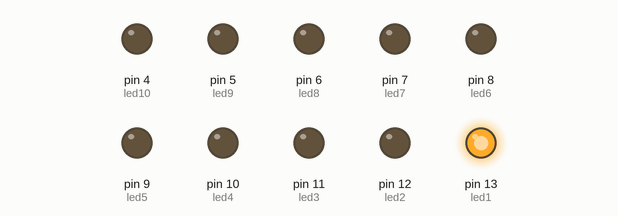
This sketch was run on a simulated Arduino Uno, built with avr-gcc and run on an emulated ATmega328P. On the bench: output pins drawn as LEDs (lit = HIGH).

Above: at 0.05 s.
At 0.65 s:
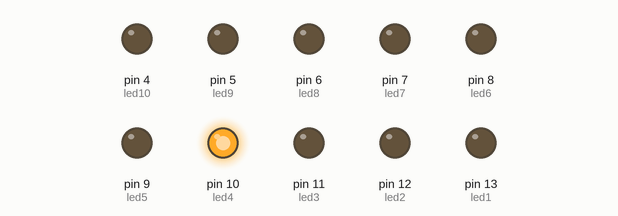
At 1.25 s:
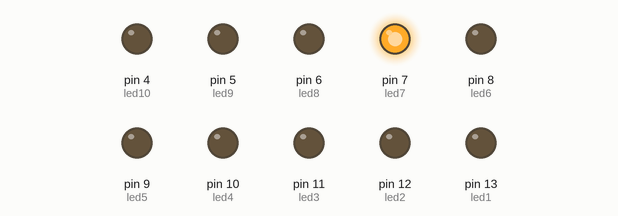
At 2.55 s:
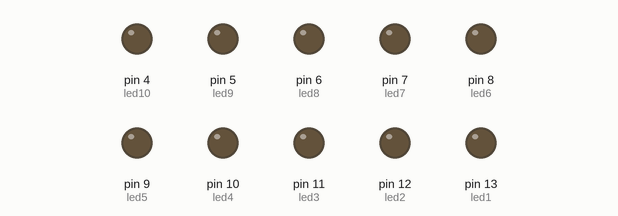
At 3.65 s:
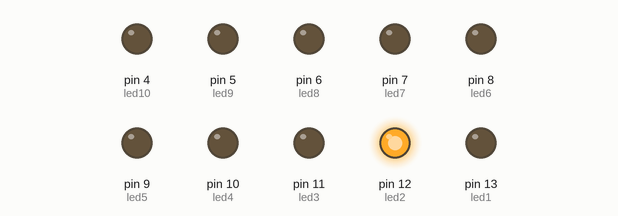
At 5.05 s:
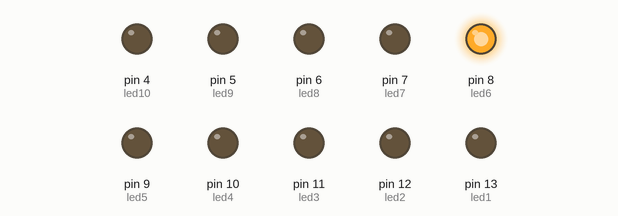
Timing chart, 0 to 5.3 s (numbered marks = the images above):
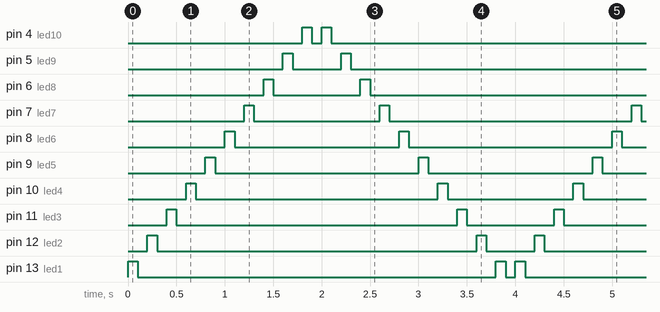

The sketch:

Knight_Rider.ino
```cpp
int led1 = 13;
int led2 = 12;
int led3 = 11;
int led4 = 10;
int led5 = 9;
int led6 = 8;
int led7 = 7;
int led8 = 6;
int led9 = 5;
int led10 = 4;

int time = 100;

void setup()
{
  pinMode(led1, OUTPUT);
  pinMode(led2, OUTPUT);
  pinMode(led3, OUTPUT);
  pinMode(led4, OUTPUT);
  pinMode(led5, OUTPUT);
  pinMode(led6, OUTPUT);
  pinMode(led7, OUTPUT);
  pinMode(led8, OUTPUT);
  pinMode(led9, OUTPUT);
  pinMode(led10, OUTPUT);
}

void loop()
{
 PiscaLed1(time);
 PiscaLed2(time);
 PiscaLed3(time);
 PiscaLed4(time);
 PiscaLed5(time);
 PiscaLed6(time);
 PiscaLed7(time);
 PiscaLed8(time);
 PiscaLed9(time);
 PiscaLed10(time);
 PiscaLed10(time);
 PiscaLed9(time);
 PiscaLed8(time);
 PiscaLed7(time);
 PiscaLed6(time);
 PiscaLed5(time);
 PiscaLed4(time);
 PiscaLed3(time);
 PiscaLed2(time);
 PiscaLed1(time);
}

void PiscaLed1(int tempo)
{
  digitalWrite(led1,HIGH);
  delay(tempo);
  digitalWrite(led1,LOW);
  delay(tempo);
}

void PiscaLed2(int tempo)
{
  digitalWrite(led2,HIGH);
  delay(tempo);
  digitalWrite(led2,LOW);
  delay(tempo);
}

void PiscaLed3(int tempo)
{
  digitalWrite(led3, HIGH);
  delay(tempo);
  digitalWrite(led3,LOW);
  delay(tempo);
}

void PiscaLed4(int tempo)
{
  digitalWrite(led4, HIGH);
  delay(tempo);
  digitalWrite(led4, LOW);
  delay(tempo);
}

void PiscaLed5(int tempo)
{
  digitalWrite(led5, HIGH);
  delay(tempo);
  digitalWrite(led5, LOW);
  delay(tempo);
}

void PiscaLed6(int tempo)
{
  digitalWrite(led6, HIGH);
  delay(tempo);
  digitalWrite(led6, LOW);
  delay(tempo);
}

void PiscaLed7(int tempo)
{
  digitalWrite(led7,HIGH);
  delay(tempo);
  digitalWrite(led7, LOW);
  delay(tempo);
}

void PiscaLed8(int tempo)
{
  digitalWrite(led8, HIGH);
  delay(tempo);
  digitalWrite(led8, LOW);
  delay(tempo);
}

void PiscaLed9(int tempo)
{
  digitalWrite(led9,HIGH);
  delay(tempo);
  digitalWrite(led9, LOW);
  delay(tempo);
}

void PiscaLed10(int tempo)
{
  digitalWrite(led10, HIGH);
  delay(tempo);
  digitalWrite(led10, LOW);
  delay(tempo);
}
```

Measured:
- by itself, pin 4 (led10): repeats every 4.0 s: LOW 0.10 s, HIGH 0.10 s, LOW 3.7 s, HIGH 0.10 s
- by itself, pin 5 (led9): repeats every 4.0 s: LOW 0.50 s, HIGH 0.10 s, LOW 3.3 s, HIGH 0.10 s
- by itself, pin 6 (led8): repeats every 4.0 s: LOW 0.90 s, HIGH 0.10 s, LOW 2.9 s, HIGH 0.10 s
- by itself, pin 7 (led7): repeats every 4.0 s: LOW 1.3 s, HIGH 0.10 s, LOW 2.5 s, HIGH 0.10 s
- by itself, pin 8 (led6): repeats every 4.0 s: LOW 1.7 s, HIGH 0.10 s, LOW 2.1 s, HIGH 0.10 s
- by itself, pin 9 (led5): repeats every 4.0 s: LOW 2.1 s, HIGH 0.10 s, LOW 1.7 s, HIGH 0.10 s
- by itself, pin 10 (led4): repeats every 4.0 s: LOW 2.5 s, HIGH 0.10 s, LOW 1.3 s, HIGH 0.10 s
- by itself, pin 11 (led3): repeats every 4.0 s: LOW 2.9 s, HIGH 0.10 s, LOW 0.90 s, HIGH 0.10 s
